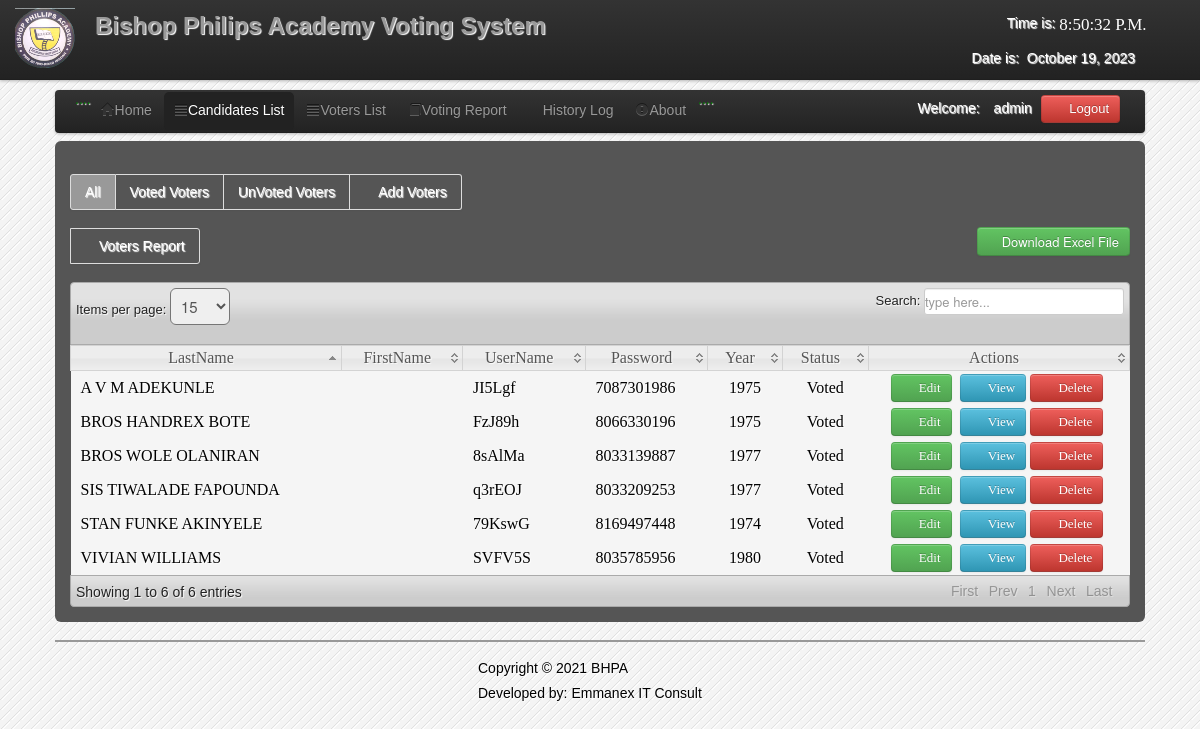
/admin/Voted_voters.php (signed in), run on the app's committed database.
### tables this page shows
CREATE TABLE `users` (
  `User_id` int(11) NOT NULL,
  `FirstName` varchar(100) NOT NULL,
  `LastName` varchar(100) NOT NULL,
  `UserName` varchar(100) NOT NULL,
  `Password` varchar(100) NOT NULL,
  `User_Type` varchar(50) NOT NULL
);

CREATE TABLE `voters` (
  `VoterID` int(11) NOT NULL,
  `vid` varchar(6) NOT NULL,
  `FirstName` varchar(150) NOT NULL,
  `LastName` varchar(150) NOT NULL,
  `MiddleName` varchar(100) NOT NULL,
  `mobileno` varchar(20) NOT NULL,
  `Username` varchar(100) NOT NULL,
  `Password` varchar(100) NOT NULL,
  `Year` varchar(100) NOT NULL,
  `Status` varchar(20) NOT NULL,
  `Status1` varchar(15) NOT NULL,
  `Status2` varchar(15) NOT NULL,
  `Status3` varchar(15) NOT NULL,
  `Status4` varchar(15) NOT NULL,
  `Status5` varchar(15) NOT NULL
);

### admin/session.php (called while the page is built, shortened)
<?php
$id_session=$_SESSION['id'];
?>

### admin/Voted_voters.php (the view, shortened to what this page needs)
<?php
include('session.php');
include('header.php');
include('dbcon.php');
?>
</head>
<body>
<?php include('nav_top.php'); ?>
<div class="wrapper">
<div class="home_body">
<div class="navbar">
	<div class="navbar-inner">
	<div class="container">
	<ul class="nav nav-pills">
	  <li>....</li>
	  <li><a href="home.php"><i class="icon-home icon-large"></i>Home</a></li>
	  <li  class="active"><a  href="candidate_list.php"><i class="icon-align-justify icon-large"></i>Candidates List</a></li>
	  <li class=""><a  href="voter_list.php"><i class="icon-align-justify icon-large"></i>Voters List</a></li>
		 <li><a  href="canvassing_report.php"><i class="icon-book icon-large"></i>Voting Report</a></li>
		    <li><a  href="History.php"><i class="icon-table icon-large"></i>History Log</a>
		   <li><a data-toggle="modal" href="#about"><i class="icon-exclamation-sign icon-large"></i>About</a></li>
		   <li>....</li>
	 </ul>
	<form class="navbar-form pull-right">
		<?php $result=mysqli_query($conn,"select * from users where User_id='$id_session'");
	$row=mysqli_fetch_array($result);
	?>
	<font color="white">Welcome:<i class="icon-user-md"></i><?php echo $row['User_Type']; ?></font>
	<a class="btn btn-danger" id="logout" data-toggle="modal" href="#myModal"><i class="icon-off"></i>&nbsp;Logout</a>
	</form>
	</div>
	</div>
	</div>
	<div id="element" class="hero-body">
	    <div class="pagination">
    <ul>
   <li  class="active"><a href="voter_list.php"><font color="white">All</font></a></li>
    <li  class=""><a href="Voted_voters.php"><font color="white">Voted Voters</font></a></li>
    <li  class=""><a href="Unvoted_voters.php"><font color="white">UnVoted Voters</font></a></li>
    <li  class=""><a href="new_voter.php"><font color="white"><i class="icon-plus icon-large"></i>Add Voters</font></a></li>
    </ul>
    </div>
	<div class="pagination">
		  <ul>
     <li><a href="vvoter_list.php"><font color="white"><i class="icon-plus icon-large"></i>Voters Report</font></a></li>
    </ul>
	</div>
    <div class="excel_button">
			<form method="POST" action="excel_voted_voter.php">
	<button id="excel" class="btn btn-success" name="save"><i class="icon-download icon-large"></i>Download Excel File</button>
	</form>
	</div>
	<table class="users-table">
<div class="demo_jui">
		<table cellpadding="0" cellspacing="0" border="0" class="display" id="log" class="jtable">
			<thead>
				<tr>
				<th>LastName</th>
				<th>FirstName</th>
                <th>UserName</th>
				<th>Password</th>
				<th>Year</th>
                <th>Status</th>
				<th>Actions</th>
				</tr>
			</thead>
			<tbody>
<?php $voter_query=mysqli_query($conn,"select  * from voters where status='Voted'");
		while($voter_rows=mysqli_fetch_array($voter_query)){ $id=$voter_rows['VoterID'];
		?>
<tr class="del<?php echo $id ?>">
<td><?php echo $voter_rows['LastName']; ?></td>
		<td><?php echo $voter_rows['FirstName']; ?></td>
	<td><?php echo $voter_rows['Username']; ?></td>
	<td><?php echo $voter_rows['Password']; ?></td>
	<td align="center"><?php echo $voter_rows['Year']; ?></td>
    <td align="center"><?php echo $voter_rows['Status']; ?></td>
	<td width="240" align="center">
	<a class="btn btn-Success" href="edit_voter.php<?php echo '?id='.$id; ?>"><i class="icon-edit icon-large"></i>&nbsp;Edit</a>&nbsp;
	<a class="btn btn-info"  data-toggle="modal" href="#<?php echo $id; ?>" ><i class="icon-list icon-large"></i>&nbsp;View</a>
	<a class="btn btn-danger1" id="<?php echo $id; ?>"><i class="icon-trash icon-large"></i>&nbsp;Delete</a>&nbsp;
	</td>
		</div>
		</div>
	</tr>
<?php } ?>
<?php include('footer.php')?>
</body>
</html>

### admin/css/datatable/demo_table_jui.css (style rules this page uses)
table.display thead th { cursor: pointer; padding: 3px 0 3px 10px; }
table.display { border-collapse: collapse; clear: both; margin: 0 auto; width: 100%; }
table.display td { padding: 3px 10px; }
tr.odd { background-color: #f5f5f5; }
tr.even { background-color: #f5f5f5; }
tr.odd td.sorting_1 { background-color: f5f5f5; }
tr.even td.sorting_1 { background-color: f5f5f5; }

### admin/css/Home.css (style rules this page uses)
* { margin:0; padding:0; }
body { font-family:"Trebuchet MS", "Myriad Pro", Arial, sans-serif; font-size:14px; background-color: #fff; background:#f4f4f4 url(../images/bg.gif) repeat top left; text-shadow:1px 1px 1px #fff; background-position: 0 0px; }
.wrapper { width:1090px; margin:10px auto; }

### data on the page
users: User_Type "admin"
voters: LastName "SIS TIWALADE FAPOUNDA", Username "q3rEOJ", Password "8033209253", Year "1977", Status "Voted"
voters: LastName "VIVIAN WILLIAMS", Username "SVFV5S", Password "8035785956", Year "1980", Status "Voted"
voters: LastName "A V M ADEKUNLE", Username "JI5Lgf", Password "7087301986", Year "1975", Status "Voted"
voters: LastName "BROS HANDREX BOTE", Username "FzJ89h", Password "8066330196", Year "1975", Status "Voted"
voters: LastName "BROS WOLE OLANIRAN", Username "8sAlMa", Password "8033139887", Year "1977", Status "Voted"
voters: LastName "STAN FUNKE AKINYELE", Username "79KswG", Password "8169497448", Year "1974", Status "Voted"
